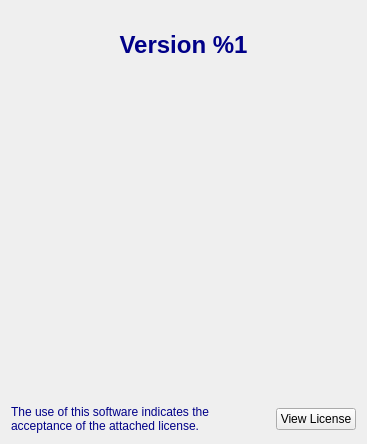
<?xml version="1.0" encoding="UTF-8"?>
<ui version="4.0">
<comment> Copyright (C) 2019 - 2021 by Pedro Mendes, Rector and Visitors of the </comment>
<comment> University of Virginia, University of Heidelberg, and University </comment>
<comment> of Connecticut School of Medicine. </comment>
<comment> All rights reserved. </comment>

<comment> Copyright (C) 2017 - 2018 by Pedro Mendes, Virginia Tech Intellectual </comment>
<comment> Properties, Inc., University of Heidelberg, and University of </comment>
<comment> of Connecticut School of Medicine. </comment>
<comment> All rights reserved. </comment>

<comment> Copyright (C) 2010 - 2016 by Pedro Mendes, Virginia Tech Intellectual </comment>
<comment> Properties, Inc., University of Heidelberg, and The University </comment>
<comment> of Manchester. </comment>
<comment> All rights reserved. </comment>

<comment> Copyright (C) 2008 - 2009 by Pedro Mendes, Virginia Tech Intellectual </comment>
<comment> Properties, Inc., EML Research, gGmbH, University of Heidelberg, </comment>
<comment> and The University of Manchester. </comment>
<comment> All rights reserved. </comment>

<comment> Copyright (C) 2006 - 2007 by Pedro Mendes, Virginia Tech Intellectual </comment>
<comment> Properties, Inc. and EML Research, gGmbH. </comment>
<comment> All rights reserved. </comment>

 <comment> All rights reserved. </comment>
 <class>CQSplashWidget</class>
 <widget class="CopasiWidget" name="CQSplashWidget">
  <property name="geometry">
   <rect>
    <x>0</x>
    <y>0</y>
    <width>367</width>
    <height>444</height>
   </rect>
  </property>
  <property name="caption" stdset="0">
   <string>Form1</string>
  </property>
  <layout class="QVBoxLayout">
   <item>
    <widget class="QLabel" name="mpPixmap">
     <property name="pixmap">
      <pixmap>image0</pixmap>
     </property>
     <property name="scaledContents">
      <bool>false</bool>
     </property>
     <property name="alignment">
      <set>Qt::AlignCenter</set>
     </property>
     <property name="wordWrap">
      <bool>false</bool>
     </property>
    </widget>
   </item>
   <item>
    <widget class="QLabel" name="mpLblVersion">
     <property name="text">
      <string>&lt;h1 style=&quot;color:#000088;&quot;&gt;Version %1&lt;/h1&gt;</string>
     </property>
     <property name="alignment">
      <set>Qt::AlignCenter</set>
     </property>
     <property name="wordWrap">
      <bool>true</bool>
     </property>
    </widget>
   </item>
   <item>
    <spacer name="mpSpacer">
     <property name="orientation">
      <enum>Qt::Vertical</enum>
     </property>
     <property name="sizeType">
      <enum>QSizePolicy::Expanding</enum>
     </property>
     <property name="sizeHint" stdset="0">
      <size>
       <width>20</width>
       <height>16</height>
      </size>
     </property>
    </spacer>
   </item>
   <item>
    <layout class="QHBoxLayout">
     <item>
      <widget class="QLabel" name="mpLblLicense">
       <property name="sizePolicy">
        <sizepolicy hsizetype="Expanding" vsizetype="Preferred">
         <horstretch>0</horstretch>
         <verstretch>0</verstretch>
        </sizepolicy>
       </property>
       <property name="text">
        <string>&lt;p style=&quot;color:#000088;&quot;&gt;The use of this software indicates the acceptance of the attached license.&lt;/p&gt;</string>
       </property>
       <property name="alignment">
        <set>Qt::AlignVCenter</set>
       </property>
       <property name="wordWrap">
        <bool>true</bool>
       </property>
      </widget>
     </item>
     <item>
      <widget class="QPushButton" name="mpBtnLicense">
       <property name="text">
        <string>View License</string>
       </property>
      </widget>
     </item>
    </layout>
   </item>
  </layout>
 </widget>
 <layoutdefault spacing="6" margin="11"/>
 <customwidgets>
  <customwidget>
   <class>CopasiWidget</class>
   <extends>QWidget</extends>
   <header>copasi/UI/copasiWidget.h</header>
   <container>1</container>
  </customwidget>
 </customwidgets>
 <includes>
  <include location="local" >copasi/UI/copasiWidget.h</include>
 </includes>
 <resources/>
 <connections>
  <connection>
   <sender>mpBtnLicense</sender>
   <signal>clicked()</signal>
   <receiver>CQSplashWidget</receiver>
   <slot>slotViewLicense()</slot>
   <hints>
    <hint type="sourcelabel">
     <x>302</x>
     <y>429</y>
    </hint>
    <hint type="destinationlabel">
     <x>20</x>
     <y>20</y>
    </hint>
   </hints>
  </connection>
 </connections>
  <slots>
    <slot>slotViewLicense()</slot>
  </slots>
</ui>
